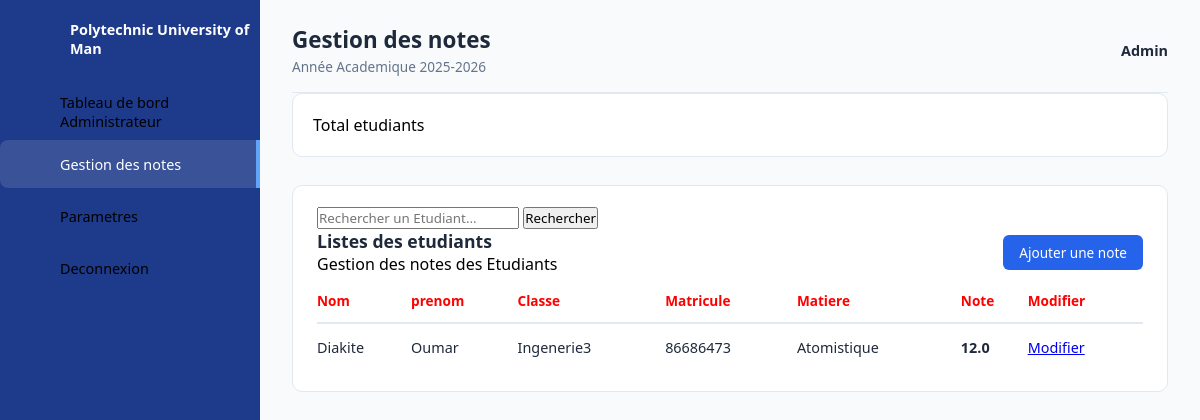
Page /gestion_notes/ on the earlier database version.
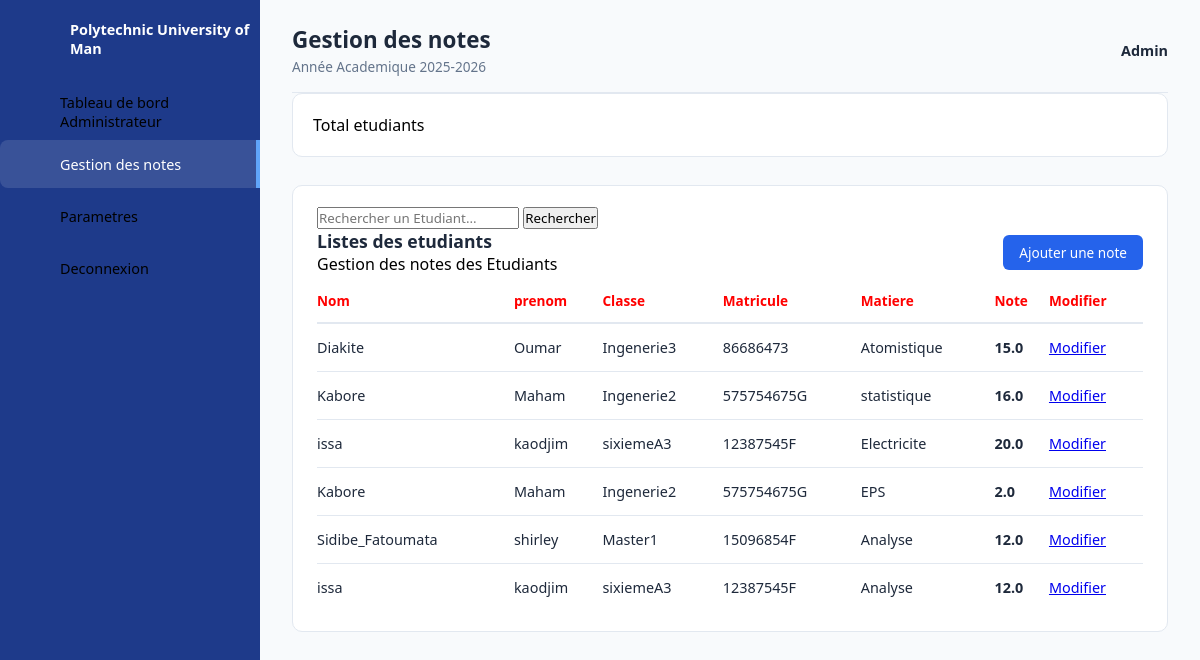
Same page on the later database version.
### new_project/models.py (models this page shows, shortened)
class Notes (models.Model):
    note=models.FloatField(default=0)
    etudiant = models.ForeignKey(Etudiant, on_delete=models.CASCADE, related_name='notes')
    matiere = models.ForeignKey(Matieres, on_delete=models.CASCADE, related_name='notes')
    class Meta:
        verbose_name = "Note"
        verbose_name_plural = "Notes"

class Etudiant (models.Model):
    nom=models.CharField(max_length=100)
    prenom =models.CharField(max_length=100)
    age=models.IntegerField(default=0)
    classe = models.ForeignKey(Classes, on_delete=models.SET_NULL,null=True)
    matricule =models.CharField(max_length=50, unique=True)
    id_user = models.ForeignKey(Utilisateur,on_delete=models.CASCADE, related_name="etudiants", null=True, blank=True
)
    class Meta:
        verbose_name = "Etudiant"
        verbose_name_plural = "Etudiants"

class Classes (models.Model):
    nom=models.CharField(max_length=50)
    class Meta:
        verbose_name = "Classe"
        verbose_name_plural = "Classes"
    def __str__(self):
        return self.nom

class Matieres (models.Model):
    nom=models.CharField(max_length=50)
    class Meta:
        verbose_name = "Matière"
        verbose_name_plural = "Matieres"
    def __str__(self):
        return self.nom

### new_project/views.py (the view)
# urls.py: path('gestion_notes/', gestion_notes, name='gestion_notes'),
def gestion_notes(request):
    etudiants = Etudiant.objects.all()
    notes = Notes.objects.all()
    return render(request,'gestion_notes.html',{'etudiants': etudiants,'notes': notes})

### templates/gestion_notes.html (shortened to what the changed rows need)
{% load static %}
<!DOCTYPE html>
<html lang="fr">
<head>
    <link rel="stylesheet" href="{% static 'css/dashboardadmin.css' %}?v=2.0">
</head>
<body>
<div class="container">
    <main class="main-content">
        <header class="topbar">
            <div>
                <h2>
                    Gestion des notes
                </h2>
            </div>
        </header>
        <section class="details">
            <div class="recent-orders">
                <table>
                    <thead>
                        <tr>
                            <td class="lock">Nom </td>
                            <td class="lock">prenom </td>
                            <td class="lock">Classe</td>
                            <td class="lock">Matricule</td>
                            <td class="lock">Matiere</td>
                            <td class="lock">Note</td>
                             <td class="lock">Modifier</td>
                        </tr>
                    </thead>
                   <tbody>
{% for note in notes %}
            <tr>
                <td>
                    {{ note.etudiant.nom }}
                </td>
                <td>
                    {{ note.etudiant.prenom }}
                </td>
                <td>
                    {{ note.etudiant.classe }}
                </td>
                <td>
                    {{ note.etudiant.matricule }}
                </td>
                <td>
                    {{ note.matiere }}
                </td>
                <td>
                    <strong>
                        {{ note.note }}
                    </strong>
                </td>
                <td>
                        <a href="{% url 'modifier_note' note.id %}" class="Modifier">
                        Modifier
                        </a>
                </td>
            </tr>
{% empty %}
    <tr>
        <td colspan="7">
            Aucune note enregistrée.
        </td>
    </tr>
{% endfor %}
</tbody>
                </table>
            </div>
        </section>
    </main>
</div>
</body>
</html>

Differences in the rows shown:
changed Notes "Diakite": note "12.0" → "15.0"
added Notes: etudiant.nom "Kabore", etudiant.prenom "Maham", etudiant.classe "Ingenerie2", etudiant.matricule "575754675G", matiere "statistique", note "16.0"
added Notes: etudiant.nom "issa", etudiant.prenom "kaodjim", etudiant.classe "sixiemeA3", etudiant.matricule "12387545F", matiere "Electricite", note "20.0"
added Notes: etudiant.nom "Kabore", etudiant.prenom "Maham", etudiant.classe "Ingenerie2", etudiant.matricule "575754675G", matiere "EPS", note "2.0"
added Notes: etudiant.nom "Sidibe_Fatoumata", etudiant.prenom "shirley", etudiant.classe "Master1", etudiant.matricule "15096854F", matiere "Analyse", note "12.0"
added Notes: etudiant.nom "issa", etudiant.prenom "kaodjim", etudiant.classe "sixiemeA3", etudiant.matricule "12387545F", matiere "Analyse", note "12.0"
